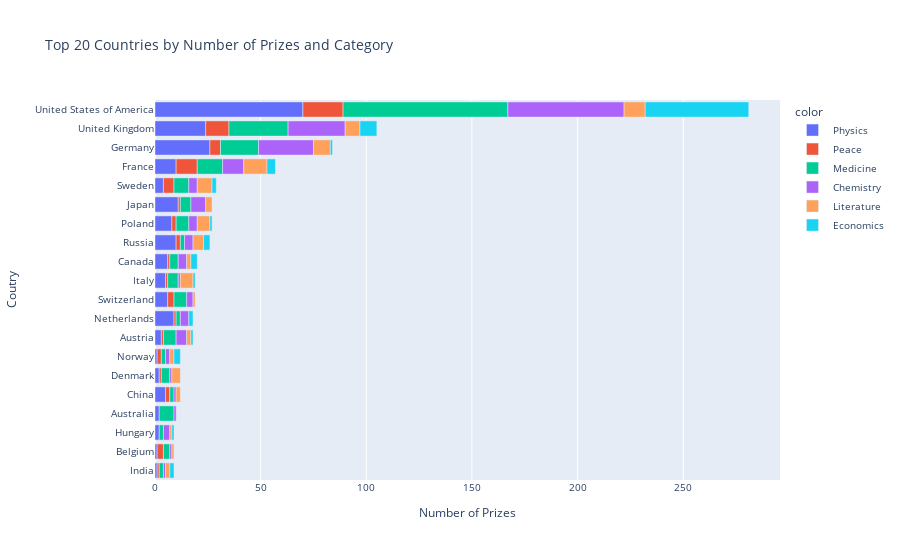

Notebook code cell kept with this figure:
### Code cell
# creating bar chart
cat_cntry_bar = px.bar(
    x = merged_df.cat_prize,
    y = merged_df.birth_country_current,
    color=merged_df.category,
    orientation='h',
    title='Top 20 Countries by Number of Prizes and Category',
)

cat_cntry_bar.update_layout(
    xaxis_title = "Number of Prizes",
    yaxis_title = "Coutry",
    font=dict(size=10)
)

cat_cntry_bar.show()

### Figure 1 — Plotly figure (JSON) as saved in the notebook; plotly's stock layout.template omitted (floating-point values rounded to 4 significant figures)
{"data": [{"alignmentgroup": "True", "hovertemplate": "color=Physics<br>x=%{x}<br>y=%{y}<extra></extra>", "legendgroup": "Physics", "marker": {"color": "#636efa", "pattern": {"shape": ""}}, "name": "Physics", "offsetgroup": "Physics", "orientation": "h", "showlegend": true, "textposition": "auto", "type": "bar", "x": [1, 1, 2, 2, 5, 2, 1, 3, 9, 6, 5, 6, 10, 8, 11, 4, 10, 26, 24, 70], "xaxis": "x", "y": ["India", "Belgium", "Hungary", "Australia", "China", "Denmark", "Norway", "Austria", "Netherlands", "Switzerland", "Italy", "Canada", "Russia", "Poland", "Japan", "Sweden", "France", "Germany", "United Kingdom", "United States of America"], "yaxis": "y"}, {"alignmentgroup": "True", "hovertemplate": "color=Peace<br>x=%{x}<br>y=%{y}<extra></extra>", "legendgroup": "Peace", "marker": {"color": "#EF553B", "pattern": {"shape": ""}}, "name": "Peace", "offsetgroup": "Peace", "orientation": "h", "showlegend": true, "textposition": "auto", "type": "bar", "x": [1, 3, 2, 1, 2, 1, 1, 1, 3, 1, 2, 1, 2, 5, 10, 5, 11, 19], "xaxis": "x", "y": ["India", "Belgium", "China", "Denmark", "Norway", "Austria", "Netherlands", "Italy", "Switzerland", "Canada", "Russia", "Japan", "Poland", "Sweden", "France", "Germany", "United Kingdom", "United States of America"], "yaxis": "y"}, {"alignmentgroup": "True", "hovertemplate": "color=Medicine<br>x=%{x}<br>y=%{y}<extra></extra>", "legendgroup": "Medicine", "marker": {"color": "#00cc96", "pattern": {"shape": ""}}, "name": "Medicine", "offsetgroup": "Medicine", "orientation": "h", "showlegend": true, "textposition": "auto", "type": "bar", "x": [3, 2, 2, 7, 4, 2, 2, 6, 2, 6, 5, 4, 2, 6, 5, 7, 12, 18, 28, 78], "xaxis": "x", "y": ["Belgium", "Hungary", "India", "Australia", "Denmark", "China", "Norway", "Austria", "Netherlands", "Switzerland", "Italy", "Canada", "Russia", "Poland", "Japan", "Sweden", "France", "Germany", "United Kingdom", "United States of America"], "yaxis": "y"}, {"alignmentgroup": "True", "hovertemplate": "color=Chemistry<br>x=%{x}<br>y=%{y}<extra></extra>", "legendgroup": "Chemistry", "marker": {"color": "#ab63fa", "pattern": {"shape": ""}}, "name": "Chemistry", "offsetgroup": "Chemistry", "orientation": "h", "showlegend": true, "textposition": "auto", "type": "bar", "x": [1, 3, 1, 1, 1, 1, 2, 5, 4, 1, 3, 4, 4, 7, 4, 4, 10, 26, 27, 55], "xaxis": "x", "y": ["Belgium", "Hungary", "India", "Australia", "China", "Denmark", "Norway", "Austria", "Netherlands", "Italy", "Switzerland", "Canada", "Russia", "Japan", "Poland", "Sweden", "France", "Germany", "United Kingdom", "United States of America"], "yaxis": "y"}, {"alignmentgroup": "True", "hovertemplate": "color=Literature<br>x=%{x}<br>y=%{y}<extra></extra>", "legendgroup": "Literature", "marker": {"color": "#FFA15A", "pattern": {"shape": ""}}, "name": "Literature", "offsetgroup": "Literature", "orientation": "h", "showlegend": true, "textposition": "auto", "type": "bar", "x": [1, 1, 2, 2, 2, 4, 2, 1, 6, 2, 5, 3, 6, 7, 11, 8, 7, 10], "xaxis": "x", "y": ["Belgium", "Hungary", "India", "Norway", "China", "Denmark", "Austria", "Switzerland", "Italy", "Canada", "Russia", "Japan", "Poland", "Sweden", "France", "Germany", "United Kingdom", "United States of America"], "yaxis": "y"}, {"alignmentgroup": "True", "hovertemplate": "color=Economics<br>x=%{x}<br>y=%{y}<extra></extra>", "legendgroup": "Economics", "marker": {"color": "#19d3f3", "pattern": {"shape": ""}}, "name": "Economics", "offsetgroup": "Economics", "orientation": "h", "showlegend": true, "textposition": "auto", "type": "bar", "x": [1, 2, 3, 1, 2, 1, 3, 3, 1, 2, 4, 1, 8, 49], "xaxis": "x", "y": ["Hungary", "India", "Norway", "Austria", "Netherlands", "Italy", "Canada", "Russia", "Poland", "Sweden", "France", "Germany", "United Kingdom", "United States of America"], "yaxis": "y"}], "layout": {"barmode": "relative", "font": {"size": 10}, "legend": {"title": {"text": "color"}, "tracegroupgap": 0}, "title": {"text": "Top 20 Countries by Number of Prizes and Category"}, "xaxis": {"anchor": "y", "domain": [0, 1], "title": {"text": "Number of Prizes"}}, "yaxis": {"anchor": "x", "domain": [0, 1], "title": {"text": "Coutry"}}}}
